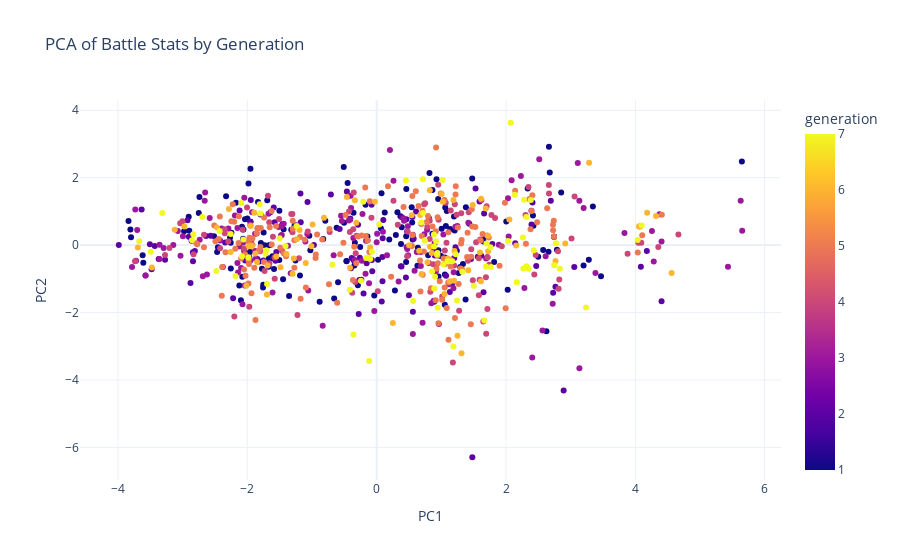

Write notebook code for a chart like this one.
### Code cell
# Create interactive scatter plot for Battle Stats PCA colored by generation
if 'generation' in pokemon_clean.columns:
    fig = px.scatter(
        pokemon_clean, 
        x='battle_pc1', 
        y='battle_pc2',
        color='generation',
        hover_name='name' if 'name' in pokemon_clean.columns else None,
        title='PCA of Battle Stats by Generation',
        labels={'battle_pc1': 'PC1', 'battle_pc2': 'PC2'},
        template='plotly_white'
    )
    fig.update_layout(legend_title_text='Generation')
    fig.show()

### Figure 1 — Plotly figure (JSON) as saved in the notebook; plotly's stock layout.template omitted (floating-point values rounded to 4 significant figures; data arrays with more than 128 entries replaced by an {"elided": "..."} marker saying what was removed)
{"data": [{"hovertemplate": "<b>%{hovertext}</b><br><br>PC1=%{x}<br>PC2=%{y}<br>generation=%{marker.color}<extra></extra>", "hovertext": {"elided": "801 str values"}, "legendgroup": "", "marker": {"color": {"elided": "801 int values"}, "coloraxis": "coloraxis", "symbol": "circle"}, "mode": "markers", "name": "", "orientation": "v", "showlegend": false, "type": "scatter", "x": {"elided": "801 float values"}, "xaxis": "x", "y": {"elided": "801 float values"}, "yaxis": "y"}], "layout": {"coloraxis": {"colorbar": {"title": {"text": "generation"}}, "colorscale": [[0, "#0d0887"], [0.1111, "#46039f"], [0.2222, "#7201a8"], [0.3333, "#9c179e"], [0.4444, "#bd3786"], [0.5556, "#d8576b"], [0.6667, "#ed7953"], [0.7778, "#fb9f3a"], [0.8889, "#fdca26"], [1, "#f0f921"]]}, "legend": {"title": {"text": "Generation"}, "tracegroupgap": 0}, "title": {"text": "PCA of Battle Stats by Generation"}, "xaxis": {"anchor": "y", "domain": [0, 1], "title": {"text": "PC1"}}, "yaxis": {"anchor": "x", "domain": [0, 1], "title": {"text": "PC2"}}}}
